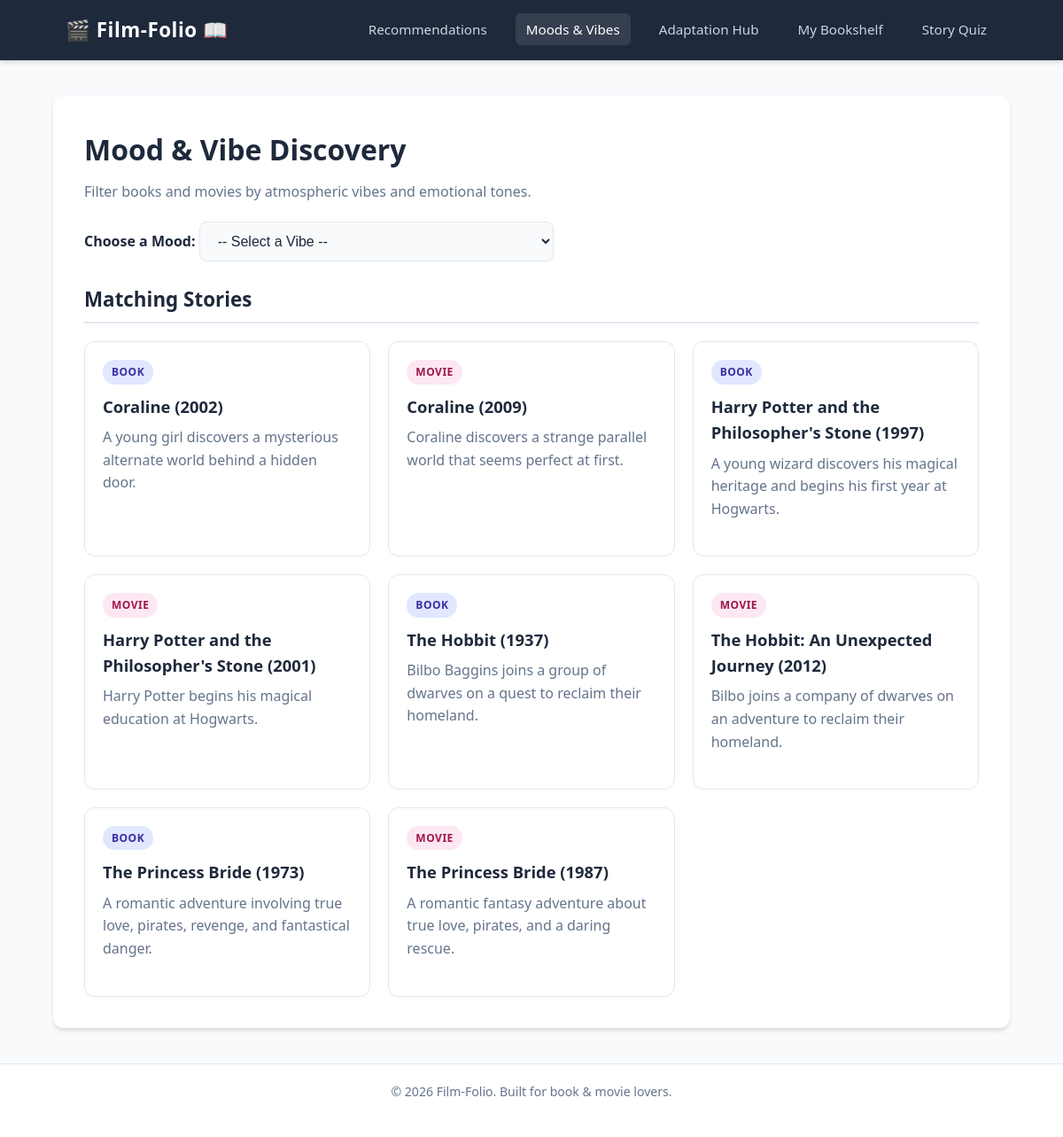
The page /mood.php?tag_id=1 on the database its author committed.
### tables this page shows
CREATE TABLE `media` (
  `MediaID` int(11) NOT NULL AUTO_INCREMENT,
  `title` varchar(150) NOT NULL,
  `description` text DEFAULT NULL,
  `releaseyear` int(11) DEFAULT NULL,
  `pgcount` int(11) DEFAULT NULL,
  `isbn` varchar(20) DEFAULT NULL,
  `director` varchar(100) DEFAULT NULL,
  `runtime` int(11) DEFAULT NULL,
  `mediatype` varchar(50) DEFAULT NULL,
  PRIMARY KEY (`MediaID`)
);

### mood.php (the view, shortened to what this page needs)
<?php
require_once 'config/db.php';
include_once 'includes/header.php';
$selectedTagID = $_GET['tag_id'] ?? null;
$mediaItems = [];
if ($selectedTagID) {
    $stmt = $pdo->prepare("
        SELECT m.* FROM media m
        JOIN has h ON m.MediaID = h.MediaID
        WHERE h.TagID = ?
        ORDER BY m.title ASC
    ");
    $stmt->execute([$selectedTagID]);
    $mediaItems = $stmt->fetchAll();
}
?>
<h1>Mood & Vibe Discovery</h1>
<p>Filter books and movies by atmospheric vibes and emotional tones.</p>
<form method="GET" action="mood.php">
    <label for="tag_id">Choose a Mood:</label>
    <select name="tag_id" id="tag_id" onchange="this.form.submit()">
        <option value="">-- Select a Vibe --</option>
    </select>
</form>
<?php if ($selectedTagID): ?>
    <h2>Matching Stories</h2>
    <?php if (empty($mediaItems)): ?>
        <p><em>No books or movies currently tagged with this mood.</em></p>
    <?php else: ?>
        <div class="media-grid">
            <?php foreach ($mediaItems as $item): ?>
                <div class="card">
                    <div>
                        <span class="badge <?= $item['mediatype'] === 'Book' ? 'badge-book' : 'badge-movie' ?>">
                            <?= htmlspecialchars($item['mediatype']) ?>
                        </span>
                        <h3 style="margin-top: 10px;"><?= htmlspecialchars($item['title']) ?> (<?= $item['releaseyear'] ?>)</h3>
                        <p><?= htmlspecialchars($item['description']) ?></p>
                    </div>
                </div>
            <?php endforeach; ?>
        </div>
    <?php endif; ?>
<?php endif; ?>
<?php include_once 'includes/footer.php'; ?>

### css/style.css (style rules this page uses)
:root { --primary-color: #1e293b; --primary-hover: #0f172a; --accent-color: #6366f1; --accent-hover: #4f46e5; --bg-color: #f8fafc; --card-bg: #ffffff; --text-main: #1e293b; --text-muted: #64748b; --border-color: #e2e8f0; --shadow-sm: 0 1px 3px rgba(0, 0, 0, 0.1); --shadow-md: 0 4px 6px -1px rgba(0, 0, 0, 0.1), 0 2px 4px -1px rgba(0, 0, 0, 0.06); --shadow-lg: 0 10px 15px -3px rgba(0, 0, 0, 0.1), 0 4px 6px -2px rgba(0, 0, 0, 0.05); --radius: 12px; --transition: all 0.25s ease-in-out; }
* { box-sizing: border-box; margin: 0; padding: 0; }
body { font-family: 'Segoe UI', system-ui, -apple-system, sans-serif; background-color: var(--bg-color); color: var(--text-main); line-height: 1.6; display: flex; flex-direction: column; min-height: 100vh; }
h1 { font-size: 2rem; color: var(--primary-color); margin-bottom: 10px; font-weight: 700; }
h2 { font-size: 1.4rem; color: var(--primary-color); margin: 25px 0 15px 0; padding-bottom: 8px; border-bottom: 2px solid var(--border-color); }
p { color: var(--text-muted); margin-bottom: 20px; }
form { margin-bottom: 25px; }
label { font-weight: 600; color: var(--primary-color); display: inline-block; margin-bottom: 8px; }
select, input[type="text"] { width: 100%; max-width: 400px; padding: 12px 16px; font-size: 1rem; border: 1px solid var(--border-color); border-radius: 8px; background-color: #f8fafc; color: var(--text-main); transition: var(--transition); outline: none; }
.media-grid { display: grid; grid-template-columns: repeat(auto-fill, minmax(280px, 1fr)); gap: 20px; margin-top: 20px; }
.card { background: var(--card-bg); border: 1px solid var(--border-color); border-radius: var(--radius); padding: 20px; transition: var(--transition); display: flex; flex-direction: column; justify-content: space-between; }
.card h3 { font-size: 1.15rem; color: var(--primary-color); margin-bottom: 8px; }
.badge { display: inline-block; padding: 4px 10px; border-radius: 20px; font-size: 0.75rem; font-weight: 600; text-transform: uppercase; letter-spacing: 0.5px; }
.badge-book { background-color: #e0e7ff; color: #3730a3; }
.badge-movie { background-color: #fce7f3; color: #9d174d; }

### rows shown on the page
media: mediatype "BOOK", title "Coraline", releaseyear "2002", description "A young girl discovers a mysterious alternate world behind a hidden door."
media: mediatype "MOVIE", title "Coraline", releaseyear "2009", description "Coraline discovers a strange parallel world that seems perfect at first."
media: mediatype "BOOK", title "Harry Potter and the Philosopher's Stone", releaseyear "1997", description "A young wizard discovers his magical heritage and begins his first year at Hogwarts."
media: mediatype "MOVIE", title "Harry Potter and the Philosopher's Stone", releaseyear "2001", description "Harry Potter begins his magical education at Hogwarts."
media: mediatype "BOOK", title "The Hobbit", releaseyear "1937", description "Bilbo Baggins joins a group of dwarves on a quest to reclaim their homeland."
media: mediatype "MOVIE", title "The Hobbit: An Unexpected Journey", releaseyear "2012", description "Bilbo joins a company of dwarves on an adventure to reclaim their homeland."
media: mediatype "BOOK", title "The Princess Bride", releaseyear "1973", description "A romantic adventure involving true love, pirates, revenge, and fantastical danger."
media: mediatype "MOVIE", title "The Princess Bride", releaseyear "1987", description "A romantic fantasy adventure about true love, pirates, and a daring rescue."
